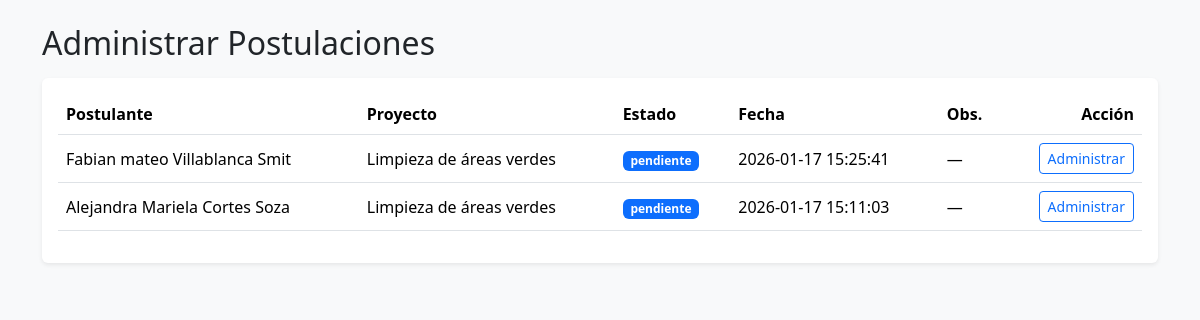
/modulo-proyecto/administrar-postulaciones.php, run on the app's committed database.
### tables this page shows
CREATE TABLE `postulaciones_proyecto` (
  `id_postulacion` int(11) NOT NULL,
  `id_usuario` int(11) NOT NULL,
  `id_proyecto` int(11) NOT NULL,
  `fecha_postulacion` datetime NOT NULL DEFAULT current_timestamp(),
  `id_estado_postulacion` tinyint(4) NOT NULL DEFAULT 1,
  `observacion_admin` varchar(500) DEFAULT NULL,
  `fecha_respuesta` datetime DEFAULT NULL
);

CREATE TABLE `proyectos_barrio` (
  `id_proyecto` int(11) NOT NULL,
  `nombre_proyecto` varchar(120) NOT NULL,
  `descripcion` text NOT NULL,
  `fecha_inicio` date NOT NULL,
  `fecha_fin` date DEFAULT NULL,
  `id_estado_proyecto` int(11) NOT NULL,
  `id_tipo_proyecto` int(11) NOT NULL,
  `responsable` varchar(150) NOT NULL,
  `presupuesto_estimado` decimal(12,2) NOT NULL DEFAULT 0.00,
  `presupuesto_utilizado` decimal(12,2) NOT NULL DEFAULT 0.00,
  `direccion_proyecto` varchar(255) DEFAULT NULL,
  `cupo_maximo` int(11) NOT NULL DEFAULT 0,
  `fecha_creacion` timestamp NOT NULL DEFAULT current_timestamp(),
  `fecha_actualizacion` timestamp NOT NULL DEFAULT current_timestamp() ON UPDATE current_timestamp()
);

CREATE TABLE `estados_postulacion` (
  `id_estado_postulacion` tinyint(4) NOT NULL,
  `nombre_estado` varchar(20) NOT NULL
);

### lib/mostrar-postulaciones.php (called while the page is built)
<?php
require_once(__DIR__ . "/conexion.php");
$sql = "SELECT p.id_postulacion, p.fecha_postulacion, p.id_estado_postulacion, ep.nombre_estado AS estado_postulacion, p.observacion_admin, p.fecha_respuesta, p.id_estado_postulacion, pb.id_proyecto, pb.nombre_proyecto, pb.cupo_maximo, u.id_usuario, CONCAT_WS(' ', u.p_nombre, u.s_nombre, u.ap_paterno, u.ap_materno) AS postulante, COALESCE(a.aceptados, 0) AS cupos_usados FROM postulaciones_proyecto p JOIN proyectos_barrio pb ON pb.id_proyecto = p.id_proyecto JOIN estados_postulacion ep ON ep.id_estado_postulacion = p.id_estado_postulacion JOIN usuarios u ON u.id_usuario = p.id_usuario LEFT JOIN ( SELECT id_proyecto, COUNT(*) AS aceptados FROM postulaciones_proyecto WHERE id_estado_postulacion = 2 GROUP BY id_proyecto ) a ON a.id_proyecto = p.id_proyecto ORDER BY p.fecha_postulacion DESC;
";
$stmt = $pdo->prepare($sql);
$stmt->execute();
$postulaciones = $stmt->fetchAll(PDO::FETCH_ASSOC);
?>

### modulo-proyecto/administrar-postulaciones.php (the view, shortened to what this page needs)
<?php include('../lib/mostrar-postulaciones.php'); ?>
<!DOCTYPE html>
<html lang="es">
<head>
  <link href="https://cdn.jsdelivr.net/npm/bootstrap@5.3.3/dist/css/bootstrap.min.css" rel="stylesheet">
</head>
<body class="bg-light p-4">
<div class="container">
  <h2 class="mb-3">Administrar Postulaciones</h2>
  <?php if (empty($postulaciones)): ?>
    <div class="alert alert-secondary">No hay postulaciones registradas.</div>
  <?php else: ?>
    <div class="table-responsive bg-white p-3 rounded shadow-sm">
      <table class="table align-middle">
        <thead>
          <tr>
            <th>Postulante</th>
            <th>Proyecto</th>
            <th>Estado</th>
            <th>Fecha</th>
            <th>Obs.</th>
            <th class="text-end">Acción</th>
          </tr>
        </thead>
        <tbody>
        <?php foreach ($postulaciones as $p): ?>
          <tr>
            <td><?= htmlspecialchars($p['postulante']) ?></td>
            <td><?= htmlspecialchars($p['nombre_proyecto']) ?></td>
            <td><span class="badge bg-primary"><?= htmlspecialchars($p['estado_postulacion']) ?></span></td>
            <td><?= htmlspecialchars($p['fecha_postulacion']) ?></td>
            <td><?= htmlspecialchars($p['observacion_admin'] ?? '—') ?></td>
            <td class="text-end">
              <a class="btn btn-sm btn-outline-primary"
                 href="detalle-postulacion.php?id_postulacion=<?= (int)$p['id_postulacion'] ?>">
                 Administrar
              </a>
            </td>
          </tr>
        <?php endforeach; ?>
        </tbody>
      </table>
    </div>
  <?php endif; ?>
</div>
</body>
</html>

### data on the page
postulaciones_proyecto: postulante "Fabian mateo Villablanca Smit", id_proyecto.nombre_proyecto "Limpieza de áreas verdes", id_estado_postulacion.nombre_estado "pendiente", fecha_postulacion "2026-01-17 15:25:41", observacion_admin "—"
postulaciones_proyecto: postulante "Alejandra Mariela Cortes Soza", id_proyecto.nombre_proyecto "Limpieza de áreas verdes", id_estado_postulacion.nombre_estado "pendiente", fecha_postulacion "2026-01-17 15:11:03", observacion_admin "—"
